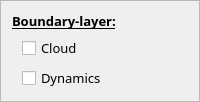
                   <widget class="QFrame" name="frame_4">
                    <property name="frameShape">
                     <enum>QFrame::StyledPanel</enum>
                    </property>
                    <property name="frameShadow">
                     <enum>QFrame::Raised</enum>
                    </property>
                    <layout class="QVBoxLayout" name="verticalLayout_4">
                     <item>
                      <widget class="QLabel" name="label_13">
                       <property name="font">
                        <font>
                         <family>Droid Sans Fallback</family>
                         <pointsize>10</pointsize>
                         <weight>75</weight>
                         <bold>true</bold>
                         <underline>true</underline>
                         <stylestrategy>PreferAntialias</stylestrategy>
                        </font>
                       </property>
                       <property name="text">
                        <string>Boundary-layer:</string>
                       </property>
                      </widget>
                     </item>
                     <item>
                      <layout class="QHBoxLayout" name="horizontalLayout_7">
                       <item>
                        <spacer name="horizontalSpacer_7">
                         <property name="orientation">
                          <enum>Qt::Horizontal</enum>
                         </property>
                         <property name="sizeType">
                          <enum>QSizePolicy::Fixed</enum>
                         </property>
                         <property name="sizeHint" stdset="0">
                          <size>
                           <width>10</width>
                           <height>20</height>
                          </size>
                         </property>
                        </spacer>
                       </item>
                       <item>
                        <widget class="QCheckBox" name="blCloudCheck">
                         <property name="font">
                          <font>
                           <family>Droid Sans Fallback</family>
                           <pointsize>10</pointsize>
                           <weight>50</weight>
                           <bold>false</bold>
                           <stylestrategy>PreferAntialias</stylestrategy>
                          </font>
                         </property>
                         <property name="text">
                          <string>Cloud</string>
                         </property>
                        </widget>
                       </item>
                      </layout>
                     </item>
                     <item>
                      <layout class="QHBoxLayout" name="horizontalLayout_8">
                       <item>
                        <spacer name="horizontalSpacer_8">
                         <property name="orientation">
                          <enum>Qt::Horizontal</enum>
                         </property>
                         <property name="sizeType">
                          <enum>QSizePolicy::Fixed</enum>
                         </property>
                         <property name="sizeHint" stdset="0">
                          <size>
                           <width>10</width>
                           <height>20</height>
                          </size>
                         </property>
                        </spacer>
                       </item>
                       <item>
                        <widget class="QCheckBox" name="blDynamicsCheck">
                         <property name="font">
                          <font>
                           <family>Droid Sans Fallback</family>
                           <pointsize>10</pointsize>
                           <weight>50</weight>
                           <bold>false</bold>
                           <stylestrategy>PreferAntialias</stylestrategy>
                          </font>
                         </property>
                         <property name="text">
                          <string>Dynamics</string>
                         </property>
                        </widget>
                       </item>
                      </layout>
                     </item>
                    </layout>
                   </widget>
